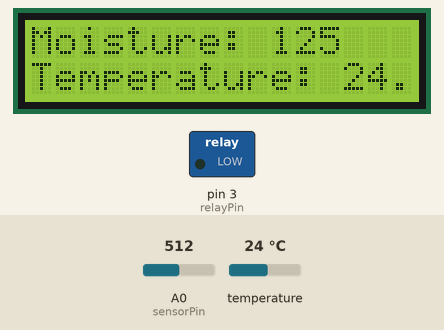
Bench run of a sketch on a simulated Arduino Uno, built with avr-gcc and run on an emulated ATmega328P. Parts: 16×2 character LCD, switched loads named in the sketch (green lamp = pin HIGH). Inputs (shaded band) come from the test bench; at power-on: temperature 24 °C, A0 (sensorPin) = 512. What the sketch prints to the serial monitor is not drawn.

Above: at 1.2 s.
1.3 s: temperature set to 12 °C
At 3.8 s:
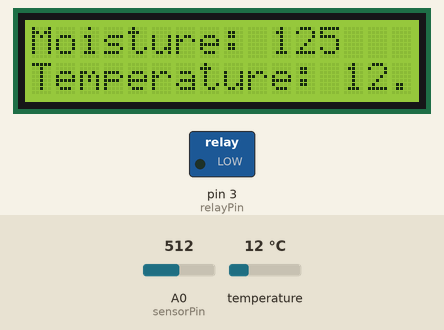
4.1 s: A0 (sensorPin) set to 420
At 5.4 s:
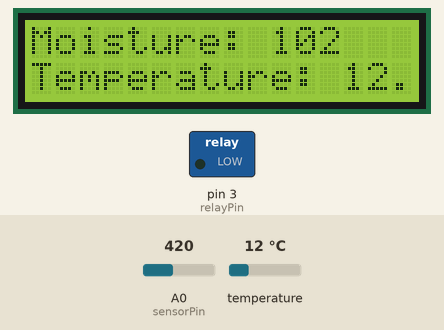
6.6 s: temperature set to 19 °C
At 8.3 s:
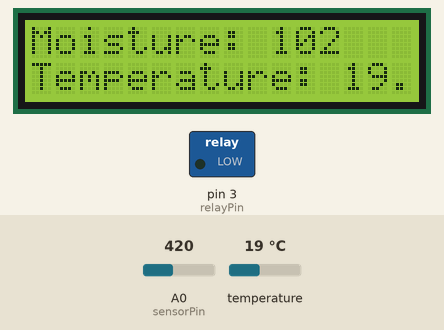
9.5 s: A0 (sensorPin) set to 440
At 11.0 s:
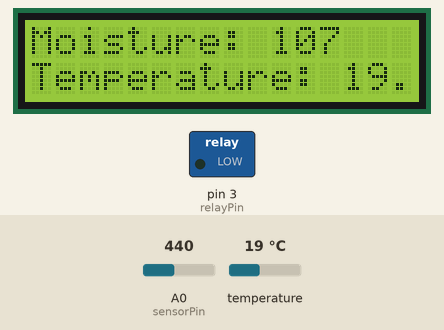
12.0 s: temperature set to 28 °C
At 14.0 s:
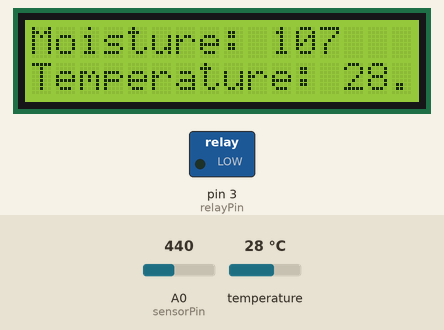
15.0 s: A0 (sensorPin) set to 511
At 16.7 s:
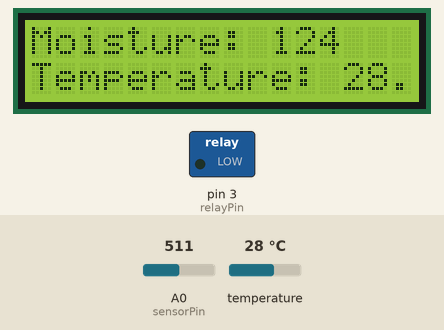
Timing chart, 0 to 18.2 s (numbered marks = the images above; inputs shaded):
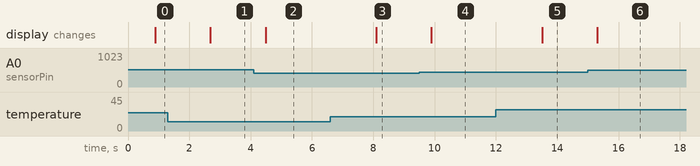

Measured:
- after the input at 1.3 s, the display: changes after 1.4 s (image 1)
- after the input at 4.1 s, the display: changes after 0.39 s (image 2)
- after the input at 6.6 s, the display: changes after 1.5 s (image 3)
- after the input at 9.5 s, the display: changes after 0.40 s (image 4)
- after the input at 12.0 s, the display: changes after 1.5 s (image 5)
- after the input at 15.0 s, the display: changes after 0.31 s (image 6)

The sketch:

combined_temp_moisture.ino
```cpp
  #include <OneWire.h>
  #include <DallasTemperature.h>
  #include <LiquidCrystal_I2C.h>

  #define SENSOR_PIN 17 // Replace 17 with the GPIO pin number connected to the DS18B20 sensor's DATA pin

  OneWire oneWire(SENSOR_PIN);
  DallasTemperature DS18B20(&oneWire);

  LiquidCrystal_I2C lcd(0x27, 16, 2); // I2C address 0x27, 16 columns, 2 rows

  const int sensorPin = A0;      // Analog pin for soil moisture sensor
  const int relayPin = 3;       // Digital pin to control the relay module

  const int moistureThreshold = 430; // Threshold value for turning the pump on/off

  void setup() {
    Serial.begin(9600);
    DS18B20.begin();
    pinMode(sensorPin, INPUT);
    pinMode(relayPin, OUTPUT);
    digitalWrite(relayPin, LOW);  // Initially turn off the relay

    lcd.begin(); // Initialize the LCD
    lcd.backlight();  // Turn on the LCD backlight
  }

  void loop() {
    // Read temperature from DS18B20 sensor
    DS18B20.requestTemperatures();
    float temperatureC = DS18B20.getTempCByIndex(0);

    // Read raw sensor value
    int rawSensorValue = analogRead(sensorPin);

    // Map the raw sensor value to the desired range (optional if you already calibrated the sensor)
    int mappedValue = map(rawSensorValue, 0, 1023, 0, 250);

    // Display moisture level and temperature on the LCD
    lcd.setCursor(0, 0);
    lcd.print("Moisture: ");
    lcd.print(mappedValue);
    lcd.print("    ");

    lcd.setCursor(0, 1);
    lcd.print("Temperature: ");
    lcd.print(temperatureC);
    lcd.print(" °C");

    // Print the moisture and temperature values to the Serial Monitor
    Serial.print("Moisture: ");
    Serial.print(mappedValue);
    Serial.print(", Temperature: ");
    Serial.print(temperatureC);
    Serial.println(" °C");

    // Turn the relay on or off based on the moisture and temperature values
    if (mappedValue > moistureThreshold && temperatureC >= 26 && temperatureC <= 50) {
      digitalWrite(relayPin, HIGH); // Turn on the relay, which turns on the pump
      Serial.println("Pump ON");
    } else {
      digitalWrite(relayPin, LOW);  // Turn off the relay, which turns off the pump
      Serial.println("Pump OFF");
    }

    delay(1000);
  }
```
